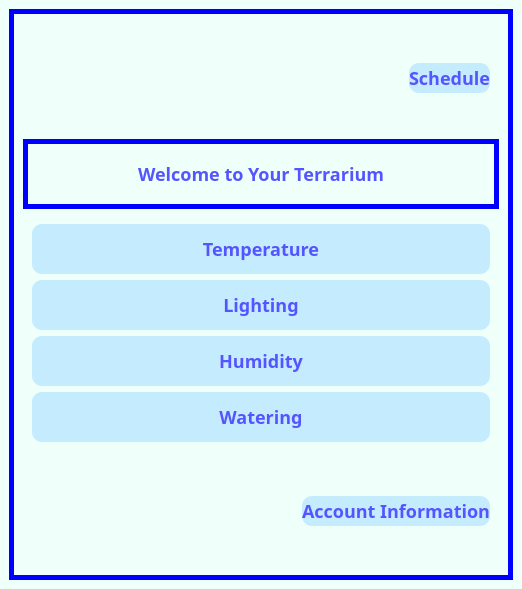
<?xml version="1.0" encoding="UTF-8"?>
<ui version="4.0">
 <class>MainPage</class>
 <widget class="QMainWindow" name="MainPage">
  <property name="geometry">
   <rect>
    <x>0</x>
    <y>0</y>
    <width>522</width>
    <height>589</height>
   </rect>
  </property>
  <property name="windowTitle">
   <string>MainWindow</string>
  </property>
  <property name="styleSheet">
   <string notr="true">*{
	font-family:century gothic;
	font-size:18px;
	font-weight:bold;
	color:rgb(85, 85, 255);
	background:rgb(239, 255, 249);

}
QFrame{
	background:rgb(239, 255, 249);
}
QPushButton{
	background:rgb(197, 235, 255);
	border-radius:10px;
}

</string>
  </property>
  <widget class="QWidget" name="centralwidget">
   <property name="font">
    <font>
     <family>century gothic</family>
     <pointsize>-1</pointsize>
     <bold>true</bold>
    </font>
   </property>
   <layout class="QHBoxLayout" name="horizontalLayout_3">
    <item>
     <widget class="QFrame" name="frame">
      <property name="styleSheet">
       <string notr="true">QFrame { 
   border: 5px solid blue 
} </string>
      </property>
      <property name="frameShape">
       <enum>QFrame::StyledPanel</enum>
      </property>
      <property name="frameShadow">
       <enum>QFrame::Raised</enum>
      </property>
      <layout class="QVBoxLayout" name="verticalLayout_2">
       <item>
        <widget class="QWidget" name="widget_3" native="true">
         <layout class="QHBoxLayout" name="horizontalLayout_2">
          <item>
           <spacer name="horizontalSpacer_2">
            <property name="orientation">
             <enum>Qt::Horizontal</enum>
            </property>
            <property name="sizeHint" stdset="0">
             <size>
              <width>30</width>
              <height>20</height>
             </size>
            </property>
           </spacer>
          </item>
          <item>
           <widget class="QPushButton" name="pushButton_Settings">
            <property name="enabled">
             <bool>true</bool>
            </property>
            <property name="minimumSize">
             <size>
              <width>50</width>
              <height>30</height>
             </size>
            </property>
            <property name="baseSize">
             <size>
              <width>20</width>
              <height>40</height>
             </size>
            </property>
            <property name="font">
             <font>
              <family>century gothic</family>
              <pointsize>-1</pointsize>
              <italic>false</italic>
              <bold>true</bold>
             </font>
            </property>
            <property name="autoFillBackground">
             <bool>false</bool>
            </property>
            <property name="styleSheet">
             <string notr="true"/>
            </property>
            <property name="text">
             <string>Schedule</string>
            </property>
           </widget>
          </item>
         </layout>
        </widget>
       </item>
       <item>
        <widget class="QLabel" name="label">
         <property name="maximumSize">
          <size>
           <width>16777215</width>
           <height>70</height>
          </size>
         </property>
         <property name="font">
          <font>
           <family>century gothic</family>
           <pointsize>-1</pointsize>
           <bold>true</bold>
          </font>
         </property>
         <property name="styleSheet">
          <string notr="true">QLablel{
font-size: 1000px;
}</string>
         </property>
         <property name="frameShape">
          <enum>QFrame::WinPanel</enum>
         </property>
         <property name="text">
          <string>Welcome to Your Terrarium</string>
         </property>
         <property name="alignment">
          <set>Qt::AlignCenter</set>
         </property>
        </widget>
       </item>
       <item>
        <widget class="QWidget" name="widget" native="true">
         <property name="sizePolicy">
          <sizepolicy hsizetype="Preferred" vsizetype="Preferred">
           <horstretch>0</horstretch>
           <verstretch>0</verstretch>
          </sizepolicy>
         </property>
         <property name="minimumSize">
          <size>
           <width>0</width>
           <height>150</height>
          </size>
         </property>
         <layout class="QVBoxLayout" name="verticalLayout">
          <item>
           <widget class="QPushButton" name="pushButton_Temp">
            <property name="minimumSize">
             <size>
              <width>0</width>
              <height>50</height>
             </size>
            </property>
            <property name="font">
             <font>
              <family>century gothic</family>
              <pointsize>-1</pointsize>
              <italic>false</italic>
              <bold>true</bold>
             </font>
            </property>
            <property name="autoFillBackground">
             <bool>false</bool>
            </property>
            <property name="styleSheet">
             <string notr="true"/>
            </property>
            <property name="text">
             <string>Temperature</string>
            </property>
           </widget>
          </item>
          <item>
           <widget class="QPushButton" name="pushButton_Light">
            <property name="minimumSize">
             <size>
              <width>0</width>
              <height>50</height>
             </size>
            </property>
            <property name="font">
             <font>
              <family>century gothic</family>
              <pointsize>-1</pointsize>
              <italic>false</italic>
              <bold>true</bold>
             </font>
            </property>
            <property name="autoFillBackground">
             <bool>false</bool>
            </property>
            <property name="styleSheet">
             <string notr="true"/>
            </property>
            <property name="text">
             <string>Lighting</string>
            </property>
           </widget>
          </item>
          <item>
           <widget class="QPushButton" name="pushButton_Humidity">
            <property name="minimumSize">
             <size>
              <width>0</width>
              <height>50</height>
             </size>
            </property>
            <property name="font">
             <font>
              <family>century gothic</family>
              <pointsize>-1</pointsize>
              <italic>false</italic>
              <bold>true</bold>
             </font>
            </property>
            <property name="autoFillBackground">
             <bool>false</bool>
            </property>
            <property name="styleSheet">
             <string notr="true"/>
            </property>
            <property name="text">
             <string>Humidity</string>
            </property>
           </widget>
          </item>
          <item>
           <widget class="QPushButton" name="pushButton_Watering">
            <property name="minimumSize">
             <size>
              <width>0</width>
              <height>50</height>
             </size>
            </property>
            <property name="font">
             <font>
              <family>century gothic</family>
              <pointsize>-1</pointsize>
              <italic>false</italic>
              <bold>true</bold>
             </font>
            </property>
            <property name="autoFillBackground">
             <bool>false</bool>
            </property>
            <property name="styleSheet">
             <string notr="true"/>
            </property>
            <property name="text">
             <string>Watering</string>
            </property>
           </widget>
          </item>
         </layout>
        </widget>
       </item>
       <item>
        <widget class="QWidget" name="widget_2" native="true">
         <layout class="QHBoxLayout" name="horizontalLayout">
          <item>
           <spacer name="horizontalSpacer">
            <property name="orientation">
             <enum>Qt::Horizontal</enum>
            </property>
            <property name="sizeHint" stdset="0">
             <size>
              <width>30</width>
              <height>20</height>
             </size>
            </property>
           </spacer>
          </item>
          <item>
           <widget class="QPushButton" name="pushButton_AI">
            <property name="minimumSize">
             <size>
              <width>0</width>
              <height>30</height>
             </size>
            </property>
            <property name="font">
             <font>
              <family>century gothic</family>
              <pointsize>-1</pointsize>
              <italic>false</italic>
              <bold>true</bold>
             </font>
            </property>
            <property name="autoFillBackground">
             <bool>false</bool>
            </property>
            <property name="styleSheet">
             <string notr="true"/>
            </property>
            <property name="text">
             <string>Account Information</string>
            </property>
           </widget>
          </item>
         </layout>
        </widget>
       </item>
      </layout>
     </widget>
    </item>
   </layout>
  </widget>
 </widget>
 <resources/>
 <connections/>
</ui>
